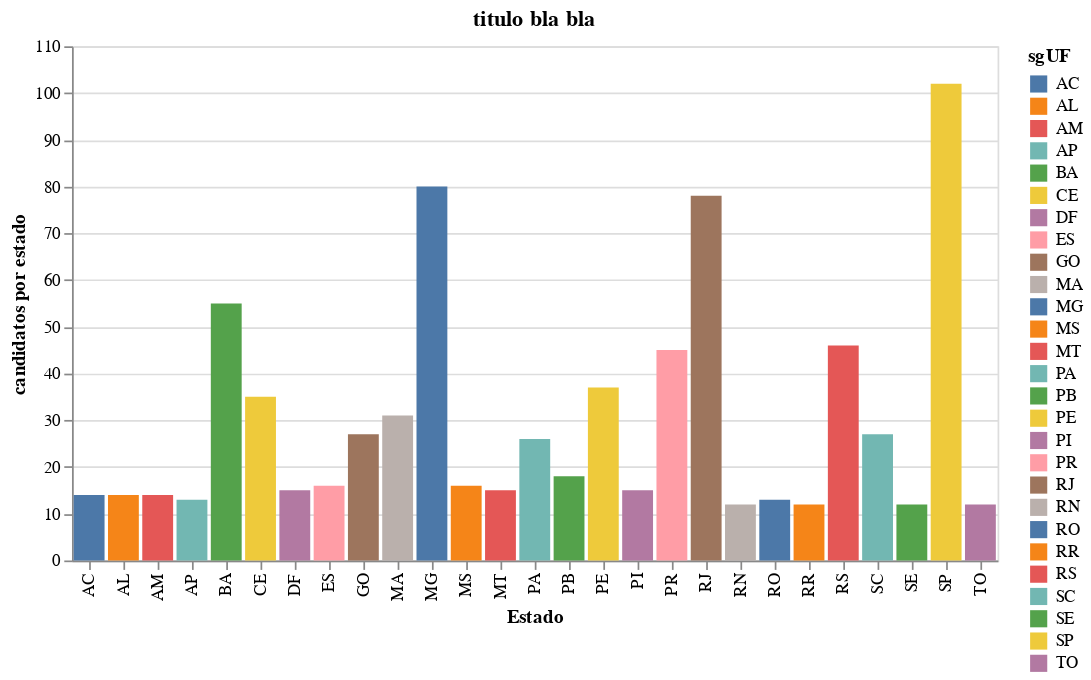

Source (notebook cell):
### Code cell
alt.Chart(qt_candidatos_uf, title='titulo bla bla').mark_bar().encode(
    x=alt.X('sgUF', title='Estado'),
    y=alt.Y('ideCadastro', title='candidatos por estado'),
    color= alt.Color('sgUF')
)

### Figure 1 — Vega-Lite specification as saved in the notebook (floating-point values rounded to 4 significant figures)
{"config": {"view": {"continuousWidth": 400, "continuousHeight": 300}}, "data": {"name": "data-089e069365c488b889a4002ceeb80022"}, "mark": "bar", "encoding": {"color": {"type": "nominal", "field": "sgUF"}, "x": {"type": "nominal", "field": "sgUF", "title": "Estado"}, "y": {"type": "quantitative", "field": "ideCadastro", "title": "candidatos por estado"}}, "title": "titulo bla bla", "$schema": "https://vega.github.io/schema/vega-lite/v4.0.2.json", "datasets": {"data-089e069365c488b889a4002ceeb80022": [{"sgUF": "AC", "ideCadastro": 14}, {"sgUF": "AL", "ideCadastro": 14}, {"sgUF": "AM", "ideCadastro": 14}, {"sgUF": "AP", "ideCadastro": 13}, {"sgUF": "BA", "ideCadastro": 55}, {"sgUF": "CE", "ideCadastro": 35}, {"sgUF": "DF", "ideCadastro": 15}, {"sgUF": "ES", "ideCadastro": 16}, {"sgUF": "GO", "ideCadastro": 27}, {"sgUF": "MA", "ideCadastro": 31}, {"sgUF": "MG", "ideCadastro": 80}, {"sgUF": "MS", "ideCadastro": 16}, {"sgUF": "MT", "ideCadastro": 15}, {"sgUF": "PA", "ideCadastro": 26}, {"sgUF": "PB", "ideCadastro": 18}, {"sgUF": "PE", "ideCadastro": 37}, {"sgUF": "PI", "ideCadastro": 15}, {"sgUF": "PR", "ideCadastro": 45}, {"sgUF": "RJ", "ideCadastro": 78}, {"sgUF": "RN", "ideCadastro": 12}, {"sgUF": "RO", "ideCadastro": 13}, {"sgUF": "RR", "ideCadastro": 12}, {"sgUF": "RS", "ideCadastro": 46}, {"sgUF": "SC", "ideCadastro": 27}, {"sgUF": "SE", "ideCadastro": 12}, {"sgUF": "SP", "ideCadastro": 102}, {"sgUF": "TO", "ideCadastro": 12}]}}
